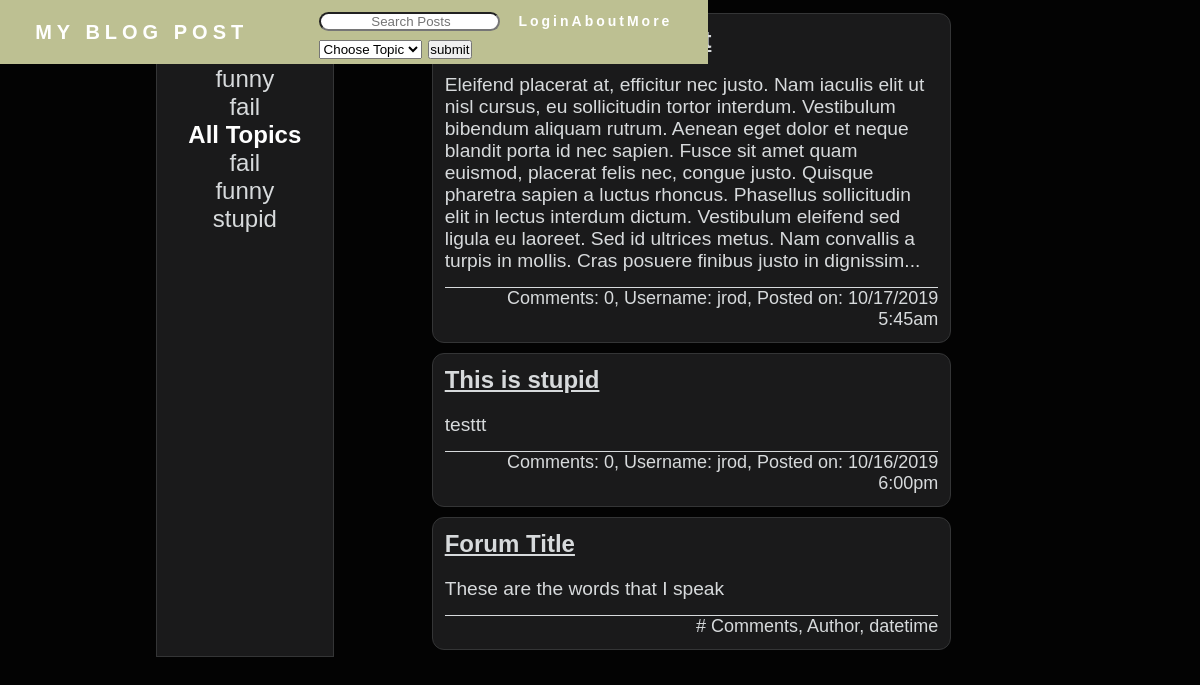
The page /main.php?topic=stupid on the database as committed earlier.
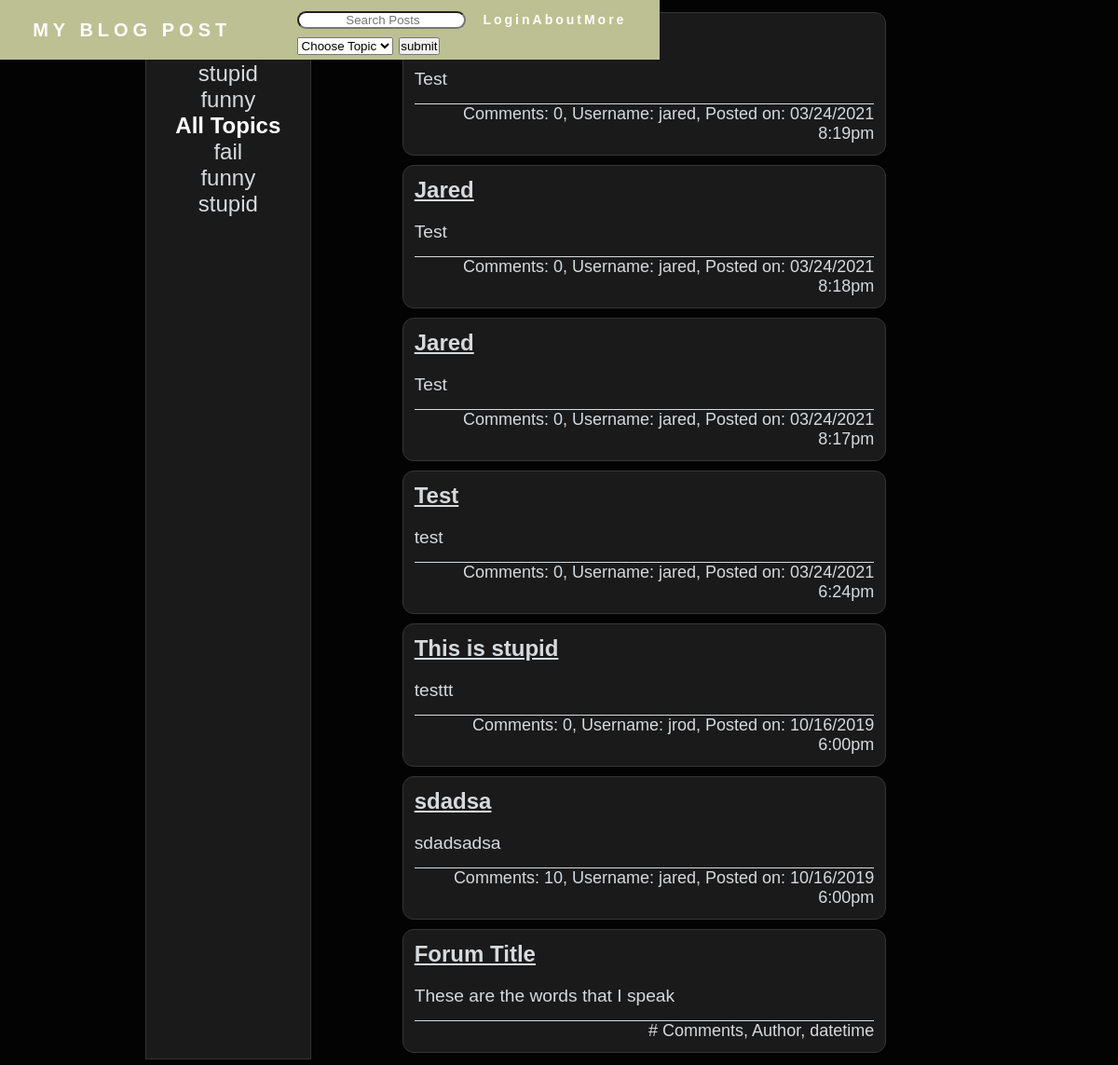
The same page on the database as committed later.
### tables this page shows
CREATE TABLE `post` (
  `postid` int(11) NOT NULL,
  `title` varchar(50) NOT NULL,
  `body` varchar(5000) NOT NULL,
  `postdate` datetime NOT NULL,
  `topicName` varchar(30) NOT NULL,
  `username` varchar(15) NOT NULL
);

### main.php (the view, shortened to what this page needs)
<!DOCTYPE html>
<html lang="en">
<head>
    <link rel="stylesheet" href="css/reset.css">
    <link rel="stylesheet" href="css/main.css">
</head>
<body>
    <?php include 'header.php'; ?>
    <div class="main">
        <div class="left_col">
            <h1 class="left_col_title">Top 3 Topics</h1>
            <?php
            $topQry = "SELECT topicName, count(topicName) from post GROUP BY topicName ORDER BY count(topicName) DESC LIMIT 3";
            $topResult = $pdo->query($topQry);
            while ($topRow = $topResult->fetch()) {
                echo '<div class = "top_topics">';
                echo "<a href='main.php?topic=" . $topRow['topicName'] . "'>" . $topRow['topicName'] . "</a>";
                echo '</div>';
            }
            ?>
            <h1 class="left_col_title">All Topics</h1>
            <?php
            $topQry = "SELECT DISTINCT topicName from post ORDER BY topicName ASC";
            $topResult = $pdo->query($topQry);
            while ($topRow = $topResult->fetch()) {
                echo '<div class = "all_topics">';
                echo "<a href='main.php?topic=" . $topRow['topicName'] . "'>" . $topRow['topicName'] . "</a>";
                echo '</div>';
            }
            ?>
        </div>
        <div class="right_col">
            <?php
            $search_input = "";
            $topic_input = "";
            if ($_SERVER["REQUEST_METHOD"] == "GET") {
                $search_input = $_GET["search"] ?? "";
                $topic_input = $_GET['topic'] ?? "";
            }
            if ($search_input != "") {
                if ($topic_input != "" && $topic_input != "all") {
                    $postQry = "SELECT * FROM post WHERE title LIKE ? AND topicName = ? ORDER BY postdate DESC";
                    $result0 = $pdo->prepare($postQry);
                    $result0->execute(array('%' . $search_input . '%', $topic_input));
                } else {
                    $postQry = "SELECT * FROM post WHERE title LIKE ? ORDER BY postdate DESC";
                    $result0 = $pdo->prepare($postQry);
                    $result0->execute(array('%' . $search_input . '%'));
                }
            } else {
                if ($topic_input != "" && $topic_input != "all") {
                    $postQry = "SELECT * FROM post WHERE topicName = ? ORDER BY postdate DESC";
                    $result0 = $pdo->prepare($postQry);
                    $result0->execute(array($topic_input));
                } else {
                    $postQry = "SELECT * FROM post ORDER BY postdate DESC";
                    $result0 = $pdo->prepare($postQry);
                    $result0->execute();
                }
            }
            if ($result0->rowCount() != 0) {
                while ($row0 = $result0->fetch()) {
                    echo '<div class="post">';
                    echo '<h3 class="post_title" id="' . $row0['postid'] . '">' . $row0['title'] . '</h3>';
                    $length = strlen($row0['body']);
                    if ($length > 500) {
                        echo '<p class="post_content">' . substr($row0['body'], 0, 500) . '...</p>';
                    } else {
                        echo '<p class="post_content">' . $row0['body'] . '</p>';
                    }
                    $numComments = 0;
                    $commentQry = "SELECT COUNT(*) FROM comment WHERE postid=" . $row0['postid'];
                    $result1 = $pdo->query($commentQry);
                    while ($row1 = $result1->fetch()) {
                        $numComments = $row1['COUNT(*)'];
                    }
                    $postdate = date_create($row0['postdate']);
                    echo '<p class="post_information">Comments: ' . $numComments . ', Username: ' . $row0['username'] . ', Posted on: ' . date_format($postdate, 'm/d/Y g:ia') . '</p>';
                    echo '</div>';
                }
            } else {
                echo "<br>No Search Results Found";
            }
            ?>
            <div class="post">
                <h3 class="post_title">Forum Title</h3>
                <p class="post_content">These are the words that I speak</p>
                <p class="post_information"># Comments, Author, datetime</p>
            </div>
        </div>
    </div>
</body>
</html>

### header.php (shortened to what this page needs)
<!DOCTYPE html>
<html lang="en" dir="ltr">
  <head>
    <link rel="stylesheet" href="css/header.css">
  </head>
  <body>
<nav>
    <div class="logo">
      <li> <a href="main.php" class="logoheader">   <h2>My <span>BLOG POST</span> </h2></a> </li>
</div>
    <ul class="nav_links">
      <li>
        <div class="search">
   <form method="get" action="main.php">
                <input type="text"
                    placeholder=" Search Posts"
                    name="search">
                    <select name="topic" id="topic">
                        <?php
                        echo '<option value="all">Choose Topic</option>';
                        ?>
                    </select>
                  <input type="submit" value="submit">
            </form>
        </div>
</li>
      <li><a href="login.php" class="links">Login</a></li>
      <li><a href="#" class="links">About</a></li>
      <li><a href="#"class="links">More</a>
      </li>
    </ul>
    </nav>
  </body>
</html>

### css/main.css (style rules this page uses)
body { font-size: 150%; color: #d7dadc; background-color: #030303; }
.main { width: 75%; margin-left: auto; margin-right: auto; }
.main { display: grid; grid-template-columns: 20% 80%; grid-gap: 0.5%; padding: 0.5%; margin-left: auto; margin-right: auto; }
.main>div { padding: 1%; }
.right_col { display: grid; grid-gap: 10px; text-align: start; margin: 0 0.5% 0 0; }
.left_col { text-align: center; background-color: #1a1a1b; border: 1px solid #343536; }
.right_col>.post { text-align: start; }
.post_title { text-decoration: underline; margin-bottom: 20px; }
.post_content { font-size: 80%; }
.post_information { text-align: end; font-size: 75%; border-top: 1px solid #d7dadc; margin-top: 15px; }
.left_col_title { color: #ffffff; }
a:link { color: #d7dadc; text-decoration: none; }
.post { border: 1px solid #343536; background-color: #1a1a1b; width: 75%; margin-left: auto; margin-right: auto; padding: 0.5em; border-radius: 0.5em; }

### css/header.css (style rules this page uses)
* { margin: 0px; padding: 0px; box-sizing: border-box; }
nav { position: fixed; display: flex; justify-content: space-around; align-items:center; min-height: 8vh; font-family: 'Poppins', sans-serif; background-color:#bdc092; }
.logo { color: white; text-transform: uppercase; letter-spacing: 5px; font-size: 20px; }
.logo li { list-style: none; }
.logo li .logoheader { color: white; font-weight: bolder; text-decoration: none; }
.nav_links { display: flex; justify-content: space-around; width: 50%; position: relative; }
.nav_links li { list-style: none; }
.nav_links a { color: white; text-decoration: none; letter-spacing: 3px; font-weight: bold; font-size: 14px; }
input[type=text] { cursor: pointer; border-radius:25px; text-align:center; }

Rows that differ between the two databases and show on the page:
no longer on this page (row edited): post: body "Eleifend placerat at, efficitur nec justo. Nam iaculis elit ut nisl cursus, eu sollicitudin tortor interdum. Vestibulum bibendum aliquam rutrum. Aenean eget dolor et neque blandit porta id nec sapien. Fusce sit amet quam euismod, placerat felis nec, congue justo. Quisque pharetra sapien a luctus rhoncus. Phasellus sollicitudin elit in lectus interdum dictum. Vestibulum eleifend sed ligula eu laoreet. Sed id ultrices metus. Nam convallis a turpis in mollis. Cras posuere finibus justo in dignissim", numComments "0", username "jrod", postdate "10/17/2019 5:45am"
added post: body "Test", numComments "0", username "jared", postdate "03/24/2021 8:19pm"
added post: title "Jared", body "Test", numComments "0", username "jared", postdate "03/24/2021 8:18pm"
added post: title "Jared", body "Test", numComments "0", username "jared", postdate "03/24/2021 8:17pm"
added post: title "Test", body "test", numComments "0", username "jared", postdate "03/24/2021 6:24pm"
now on this page (row edited): post: title "sdadsa", body "sdadsadsa", numComments "10", username "jared", postdate "10/16/2019 6:00pm"
Other text that changed with them:
new list line: "stupid"
list line gone: "fail"
